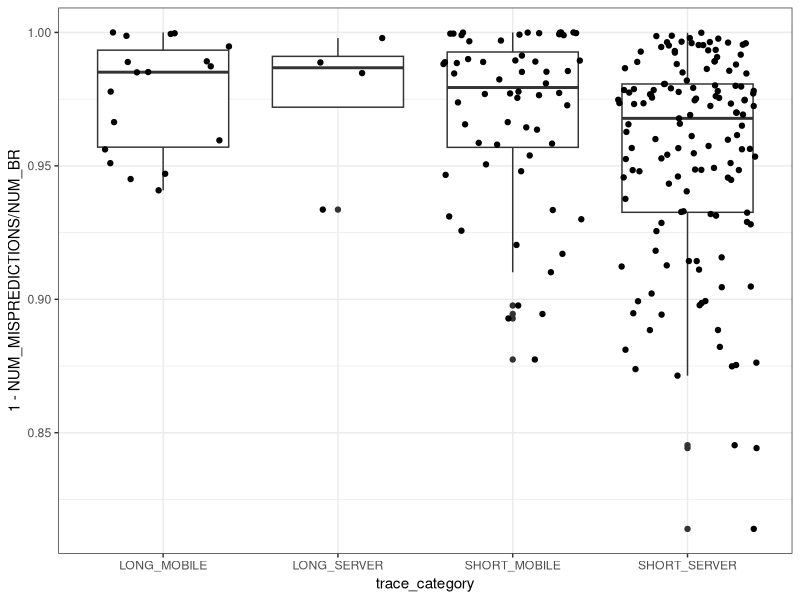
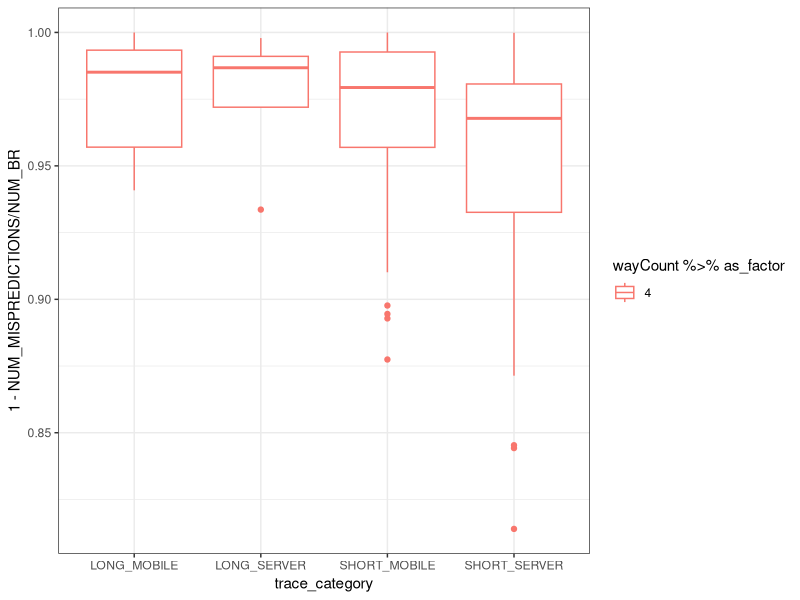

Generate these figures, in order, with R:
## ---- chunk 1
library(tidyverse)
library(magrittr)
## ---- chunk 2
data <- read_tsv("./yags.tsv")
data <- data %>%
  group_by(historyLength, logPhtSize, wayCount, setCount, tagLength) %>%
  filter(n() == 221) %>%
  ungroup()
## ---- chunk 3
data %>%
  filter(historyLength == 20 & logPhtSize == 20 & wayCount == 4 & setCount == 2**17 & tagLength == 8) %>%
  ggplot(
    mapping = aes(
      x = trace_category,
      y = 1 - NUM_MISPREDICTIONS / NUM_BR
    )
  ) +
  theme_bw() +
  geom_boxplot() +
  geom_jitter(height = 0)

## ---- chunk 4
data %>%
  filter(historyLength == 20 & logPhtSize == 20 & (wayCount * setCount == 4 * 2**17)  & tagLength == 8) %>%
  # group_by(wayCount, trace_category) %>%
  # summarise(hit = 1 - mean(NUM_MISPREDICTIONS / NUM_BR)) %>%
  ggplot(
    mapping = aes(
      x = trace_category,
      y = 1 - NUM_MISPREDICTIONS / NUM_BR,
      color = wayCount %>% as_factor
    )
  ) +
  theme_bw() +
  geom_boxplot()
